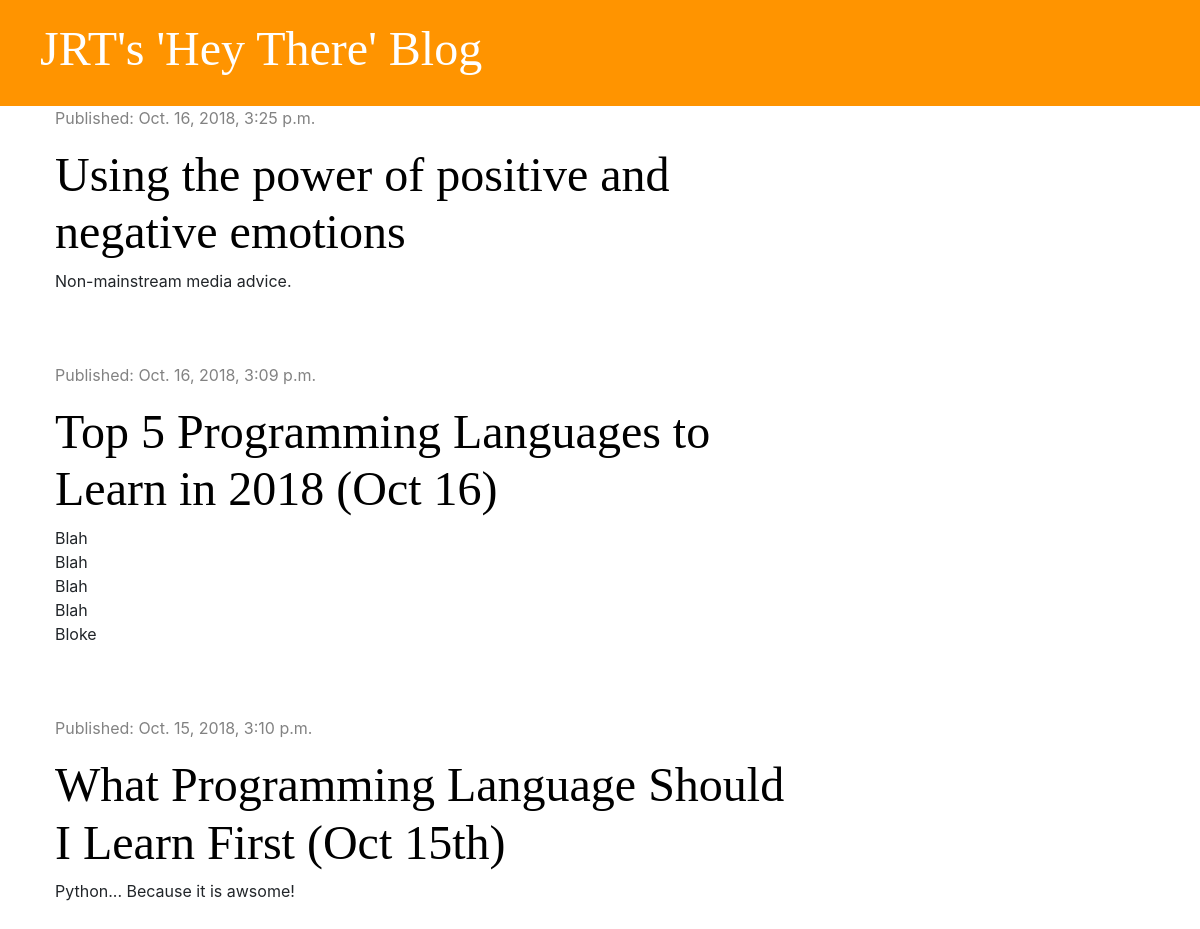
Before: / with the older database file.
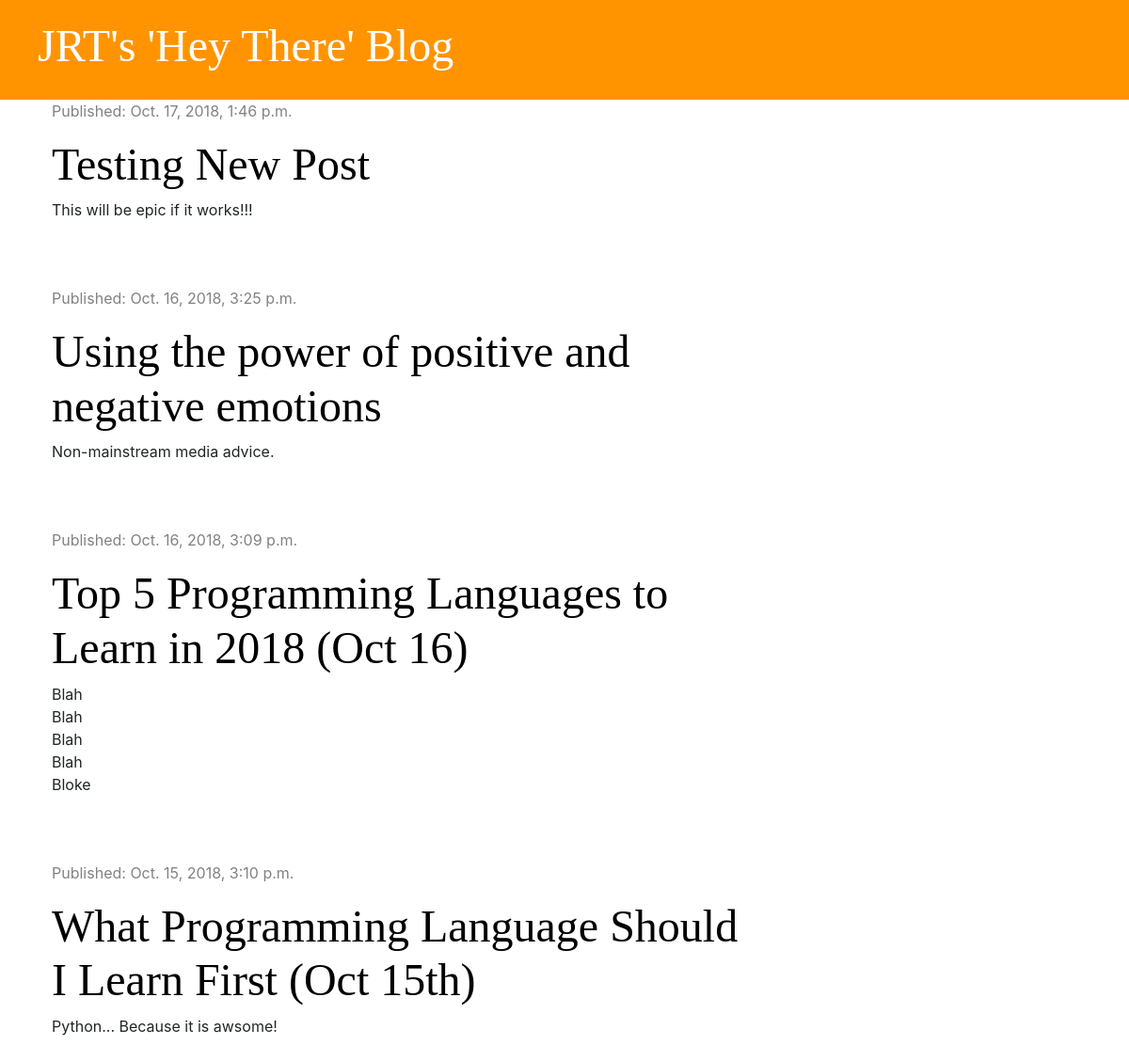
After: the same page with the newer database file.
### blog/models.py (models this page shows, shortened)
class Post(models.Model):
    author = models.ForeignKey('auth.User', on_delete=models.CASCADE)
    title = models.CharField(max_length=200)
    text = models.TextField()
    created_date = models.DateTimeField(default=timezone.now)
    published_date = models.DateTimeField(blank=True, null=True)

### blog/views.py (the view)
# urls.py: path('', views.post_list, name='post_list'),
def post_list(request):
    posts = Post.objects.filter(published_date__lte=timezone.now()).order_by('-published_date')
    stuff_for_front_end = {'posts': posts}
    return render(request, 'blog/post_list.html', stuff_for_front_end)

### blog/templates/blog/post_list.html
{% extends 'blog/base.html' %}
{% block content %}
    {% for post in posts %}
        <div class="post">
            <div class="date">
                <p>Published: {{ post.published_date }}</p>
            </div>
            <h1><a href="{% url 'post_detail' pk=post.pk %}">{{ post.title }}</a></h1>
            <p>{{ post.text|linebreaksbr }}</p>
        </div>
    {% endfor %}
{% endblock %}

Changed rows visible on the page:
added Post: published_date "Oct. 17, 2018, 1:46 p.m.", title "Testing New Post", text "This will be epic if it works!!!"
